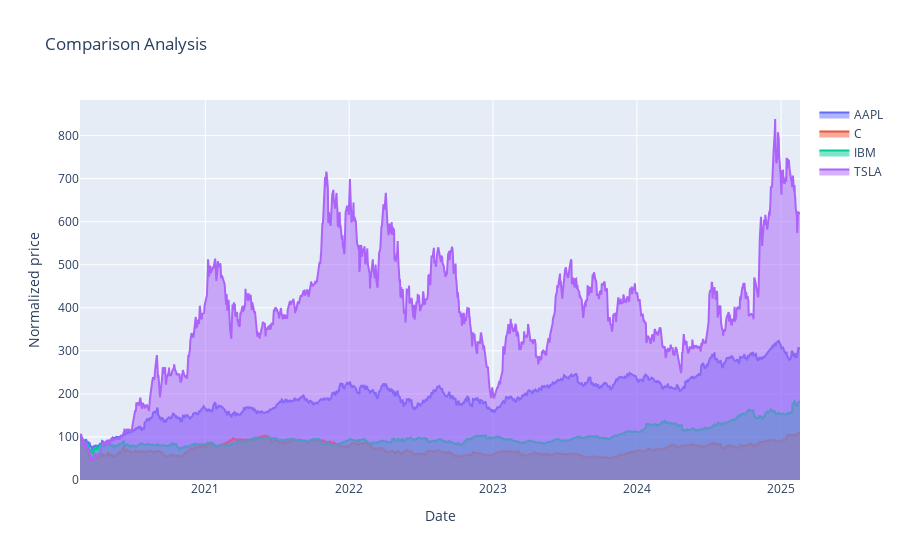

Notebook source saved alongside this figure:
### Markdown cell above
## adding fill

### Code cell
# note the changes it makes to the graph simply by doing  fill='tozeroy'
fig = go.Figure(data=[go.Scatter(x=norm.index, y=norm[ticker], name=ticker, fill='tozeroy') for ticker in norm.columns])
fig.update_layout(title='Comparison Analysis',
                   xaxis_title='Date',
                   yaxis_title='Normalized price')
fig.show()

### Figure 1 — Plotly figure (JSON) as saved in the notebook; plotly's stock layout.template omitted (floating-point values rounded to 4 significant figures; data arrays with more than 128 entries replaced by an {"elided": "..."} marker saying what was removed)
{"data": [{"fill": "tozeroy", "name": "AAPL", "type": "scatter", "x": {"elided": "1258 str values"}, "y": {"elided": "1258 float values"}}, {"fill": "tozeroy", "name": "C", "type": "scatter", "x": {"elided": "1258 str values"}, "y": {"elided": "1258 float values"}}, {"fill": "tozeroy", "name": "IBM", "type": "scatter", "x": {"elided": "1258 str values"}, "y": {"elided": "1258 float values"}}, {"fill": "tozeroy", "name": "TSLA", "type": "scatter", "x": {"elided": "1258 str values"}, "y": {"elided": "1258 float values"}}], "layout": {"title": {"text": "Comparison Analysis"}, "xaxis": {"title": {"text": "Date"}}, "yaxis": {"title": {"text": "Normalized price"}}}}
